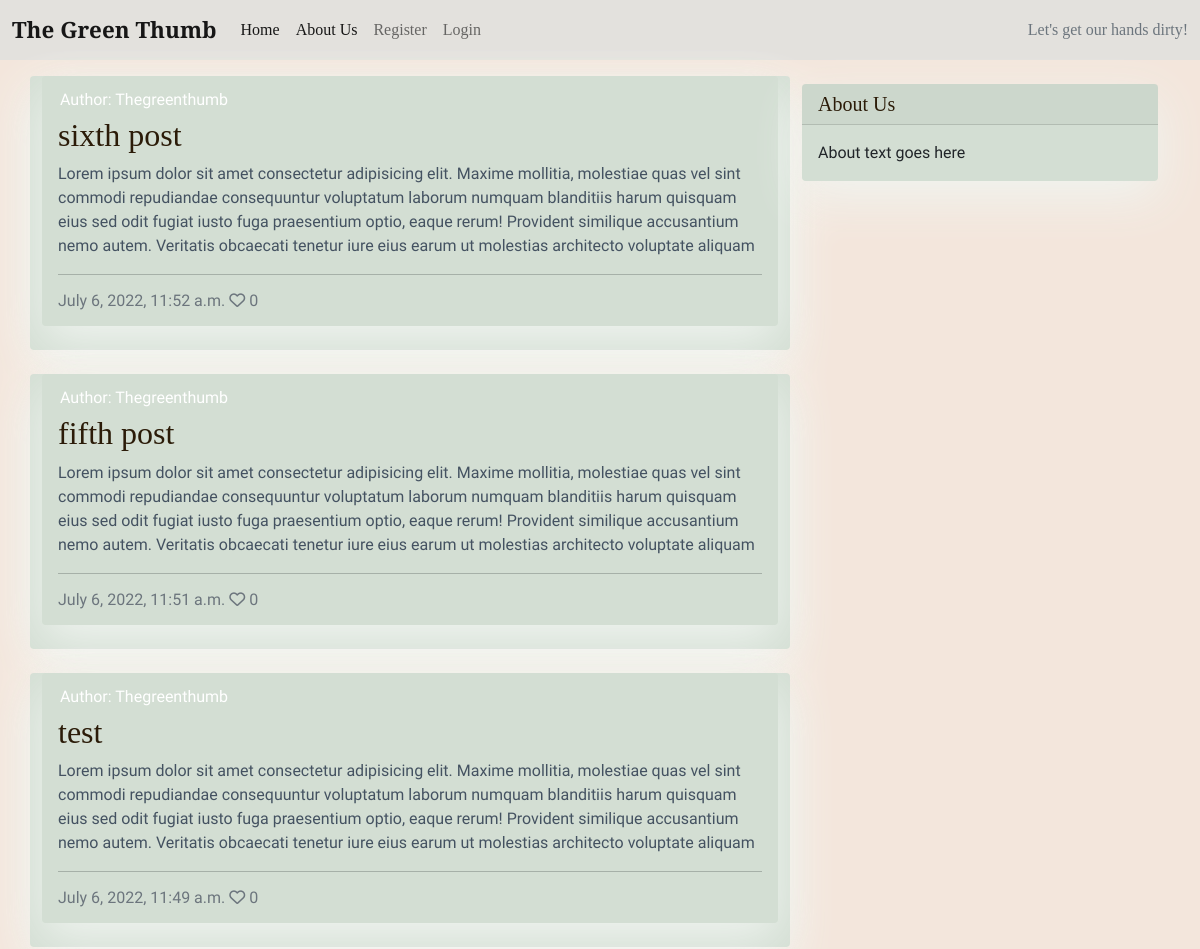
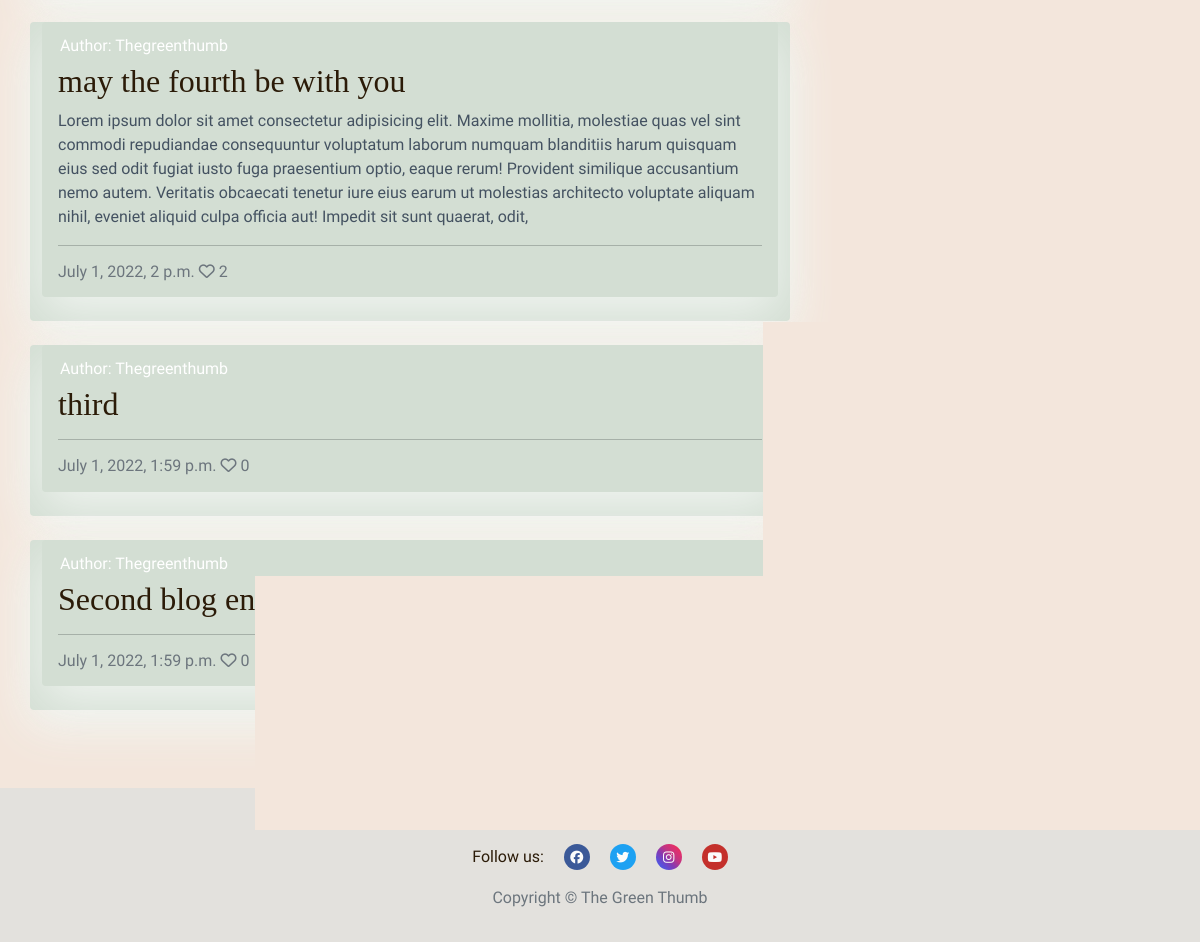
The page / on the database its author committed (2 pictures, top to bottom).
### blog/models.py (models this page shows, shortened)
class BlogPost(models.Model):
    title = models.CharField(
        max_length=200, unique=True, null=False, blank=False)
    slug = models.SlugField(max_length=200, unique=True)
    author = models.ForeignKey(
        User, on_delete=models.CASCADE, related_name='blog_posts',
        default=id(0))
    created_on = models.DateTimeField(auto_now_add=True)
    updated_on = models.DateTimeField(auto_now=True)
    content = models.TextField(blank=True)
    status = models.IntegerField(choices=STATUS, default=0)
    featured_image = CloudinaryField('image', default='placeholder')
    excerpt = models.TextField(blank=True)
    likes = models.ManyToManyField(
        User, related_name='blogpost_like', blank=True)
    class Meta:
        ordering = ['-created_on']
    def number_of_likes(self):
        return self.likes.count()

### blog/views.py (the view)
# urls.py: path('', views.PostList.as_view(), name='home'),
class PostList(generic.ListView):
    model = BlogPost
    queryset = BlogPost.objects.filter(status=1).order_by('-created_on')
    context_object_name = 'post_list'
    template_name = 'index.html'
    paginate_by = 6

### templates/index.html (shortened to what this page needs)
{% extends "base.html" %}
{% block content %}
<div class="container">
    <div class="row">
        <div class="col-md-8 mt-3 left">
            <div class="row">
                {% for post in post_list %}
                <div class="card mb-4">
                    <div class="card mb-4">
                        <div class="card-body">
                            <div class="image-container">
                                <div class="image-flash">
                                    <p class="author">Author: {{ post.author }}</p>
                                </div>
                            </div>
                            <a href="{% url 'post_detail' post.slug %}" class="post-link">
                                <h2 class="card-title">{{ post.title }}</h2>
                                <p class="card-text">{{ post.excerpt }}</p>
                            </a>
                            <hr />
                            <p class="card-text text-muted h6">{{ post.created_on}} <i class="far fa-heart"></i>
                                {{ post.number_of_likes }}</p>
                        </div>
                    </div>
                </div>
                {% endfor %}
            </div>
        </div>
        {% block sidebar %}
        {% include 'sidebar.html' %}
        {% endblock sidebar %}
    </div>
    {% if is_paginated %}
    <nav aria-label="Page navigation">
        <ul class="pagination justify-content-center">
            {% if page_obj.has_next %}
            <li><a href="?page={{ page_obj.next_page_number }}" class="page-link"> NEXT &raquo;</a></li>
            {% endif %}
        </ul>
    </nav>
    {% endif %}
</div>
{%endblock%}

### static/css/style.css (style rules this page uses)
* { margin: 0; padding: 0; border: none; box-sizing: border-box; }
body { background-color: #f3e6dc; background-image: url('https://res.cloudinary.com/mikakallberg/image/upload/w_1000,ar_16:9,c_fill,g_auto,e_sharpen/v1656959952/dirt_sun_tndbjc.jpg'); background-position: center center; background-repeat: no-repeat; background-size: cover; background-attachment:fixed; }
html, body { height: 100%; }
h1, h2, h3, h4, h5 { font-family: 'Playfair Display', serif; color: #2b1b08; }
p { font-family: 'Gentium Book Plus', sans-serif; }
a { text-decoration: none; color: inherit; }
.card { border: none; background-color: #d3ded3; box-shadow: 0 16px 48px #f0f4f0; }
.image-container { position: relative; }
.image-flash { position: absolute; bottom: 0; min-width: 30%; left: -2px; background-color: transparent; }
.author { color: white; margin: 4px; text-transform: capitalize; }
.post-link { text-decoration: none; color: #445261; }
.post-link:hover, .page-link { color: #E84610; }

### rows shown on the page
BlogPost: author "Thegreenthumb", title "sixth post", excerpt "Lorem ipsum dolor sit amet consectetur adipisicing elit. Maxime mollitia, molestiae quas vel sint commodi repudiandae consequuntur voluptatum laborum numquam blanditiis harum quisquam eius sed odit fugiat iusto fuga praesentium optio, eaque rerum! Provident similique accusantium nemo autem. Veritatis obcaecati tenetur iure eius earum ut molestias architecto voluptate aliquam", created_on "July 6, 2022, 11:52 a.m.", number_of_likes "0"
BlogPost: author "Thegreenthumb", title "fifth post", excerpt "Lorem ipsum dolor sit amet consectetur adipisicing elit. Maxime mollitia, molestiae quas vel sint commodi repudiandae consequuntur voluptatum laborum numquam blanditiis harum quisquam eius sed odit fugiat iusto fuga praesentium optio, eaque rerum! Provident similique accusantium nemo autem. Veritatis obcaecati tenetur iure eius earum ut molestias architecto voluptate aliquam", created_on "July 6, 2022, 11:51 a.m.", number_of_likes "0"
BlogPost: author "Thegreenthumb", title "test", excerpt "Lorem ipsum dolor sit amet consectetur adipisicing elit. Maxime mollitia, molestiae quas vel sint commodi repudiandae consequuntur voluptatum laborum numquam blanditiis harum quisquam eius sed odit fugiat iusto fuga praesentium optio, eaque rerum! Provident similique accusantium nemo autem. Veritatis obcaecati tenetur iure eius earum ut molestias architecto voluptate aliquam", created_on "July 6, 2022, 11:49 a.m.", number_of_likes "0"
BlogPost: author "Thegreenthumb", title "may the fourth be with you", excerpt "Lorem ipsum dolor sit amet consectetur adipisicing elit. Maxime mollitia, molestiae quas vel sint commodi repudiandae consequuntur voluptatum laborum numquam blanditiis harum quisquam eius sed odit fugiat iusto fuga praesentium optio, eaque rerum! Provident similique accusantium nemo autem. Veritatis obcaecati tenetur iure eius earum ut molestias architecto voluptate aliquam nihil, eveniet aliquid culpa officia aut! Impedit sit sunt quaerat, odit,", created_on "July 1, 2022, 2 p.m.", number_of_likes "2"
BlogPost: author "Thegreenthumb", title "third", created_on "July 1, 2022, 1:59 p.m.", number_of_likes "0"
BlogPost: author "Thegreenthumb", title "Second blog entry", created_on "July 1, 2022, 1:59 p.m.", number_of_likes "0"
